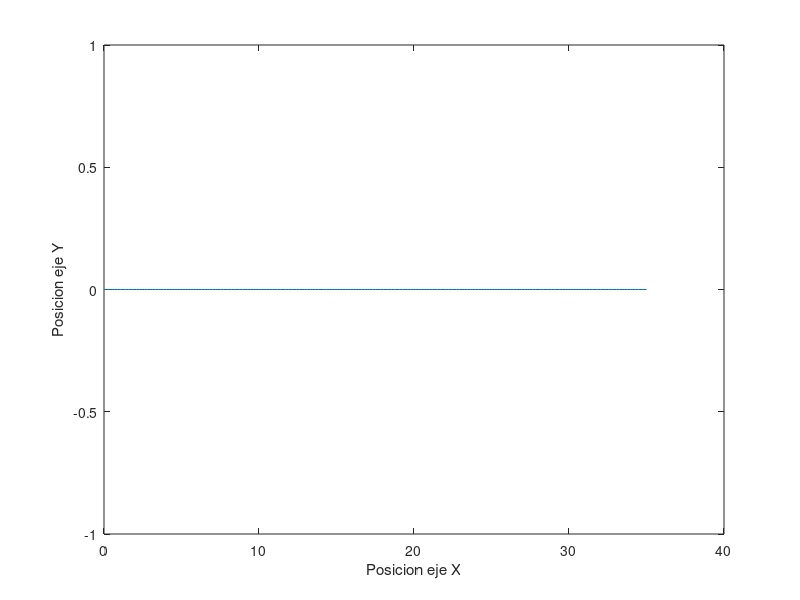

Reproduce this figure in MATLAB.
% Ejercicio 5.4.1
clearvars;
L = 23;
R = 3.5;
phi_0 = 0;  % Angulo sobre el que se linealiza el sistema
phi_inicial = 0;  % Angulo inicial del turtlebot
%https://automaticaddison.com/how-to-derive-the-state-space-model-for-a-mobile-robot/
A = [0 0 -sin(phi_0); 0 0 cos(phi_0); 0 0 0];
B = [(R/2)*cos(phi_0) cos(phi_0)*R/2; sin(phi_0)*R/2 sin(phi_0)*R/2; R/L -R/L];
C = [1 0 0; 0 1 0; 0 0 1]; % Para ver distancia en eje x , y e angulo
D = 0;
sys = ss(A,B,C,D);

x0 = [0;0;phi_inicial];   % Condiciones iniciales  x,y,phi
t = 0:0.05:10;
u = zeros(length(t),2);
u(t<=10,1) = 1;  % Rueda 1
u(t<=10,2) = 1;  % Rueda 2

[y , ts , x ] = lsim ( sys , u , t , x0 );
y
plot(y(:,1),y(:,2));
ylabel("Posicion eje Y")
xlabel("Posicion eje X")
